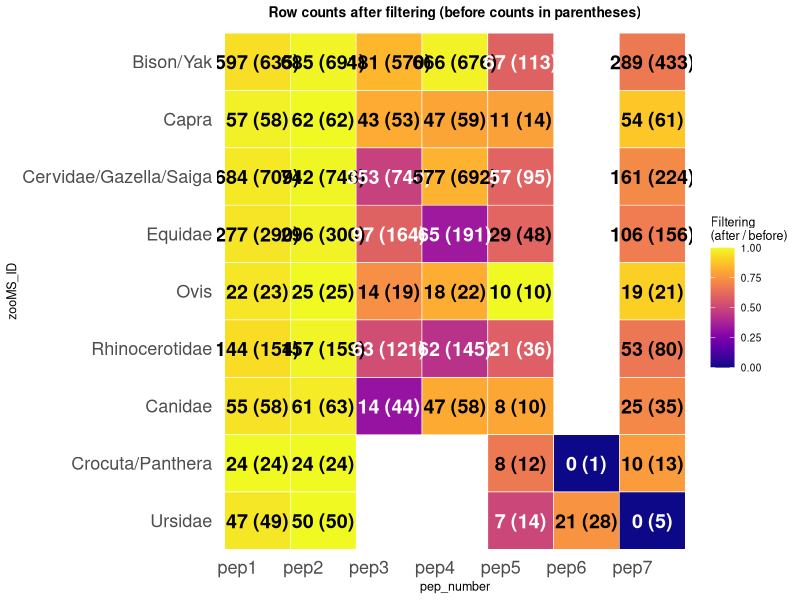
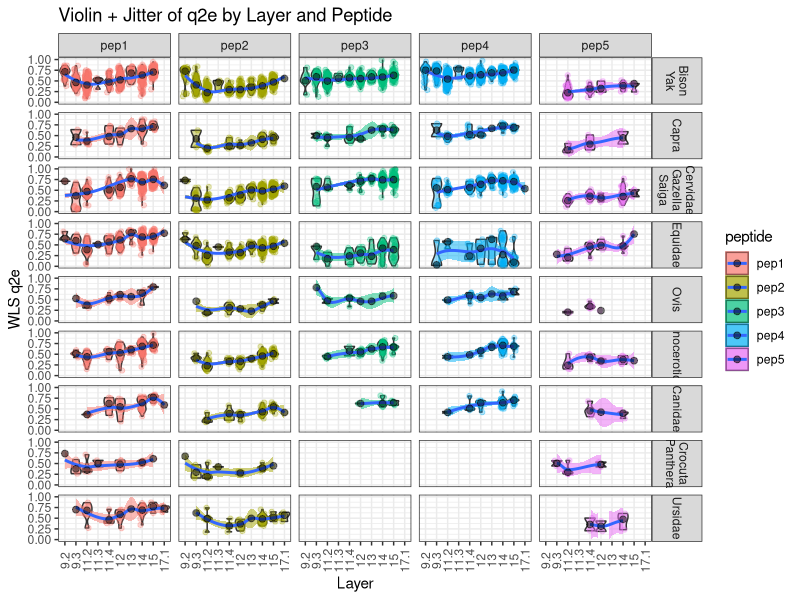
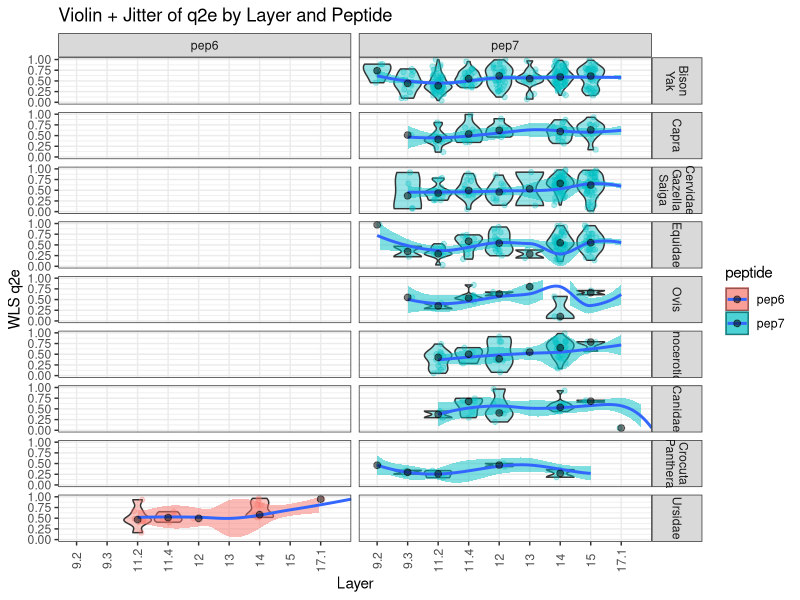
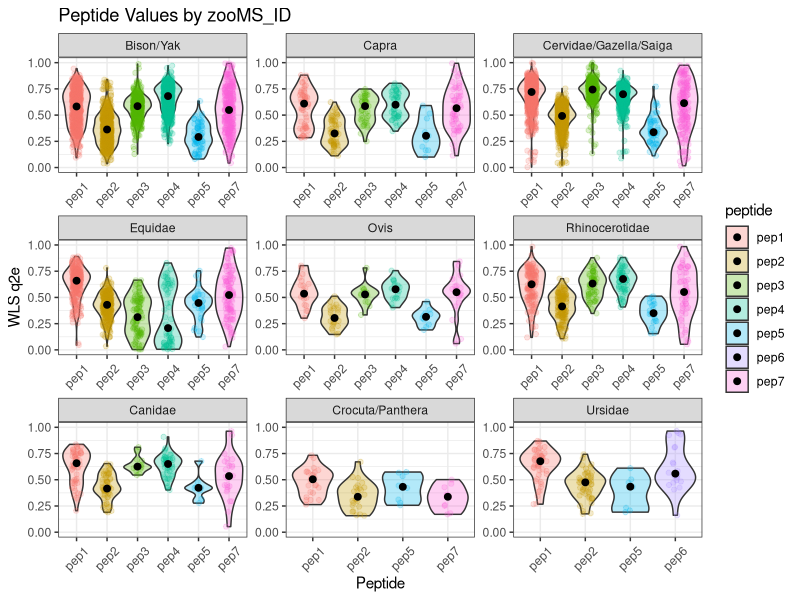
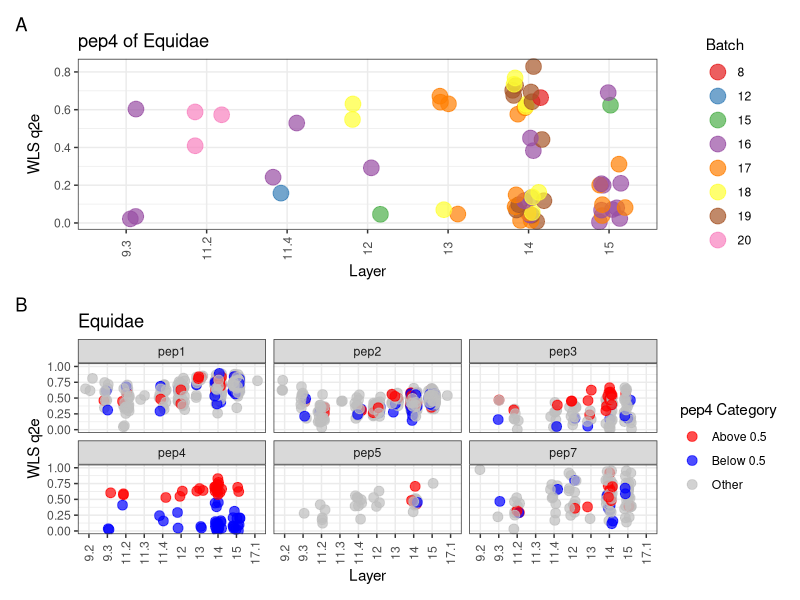
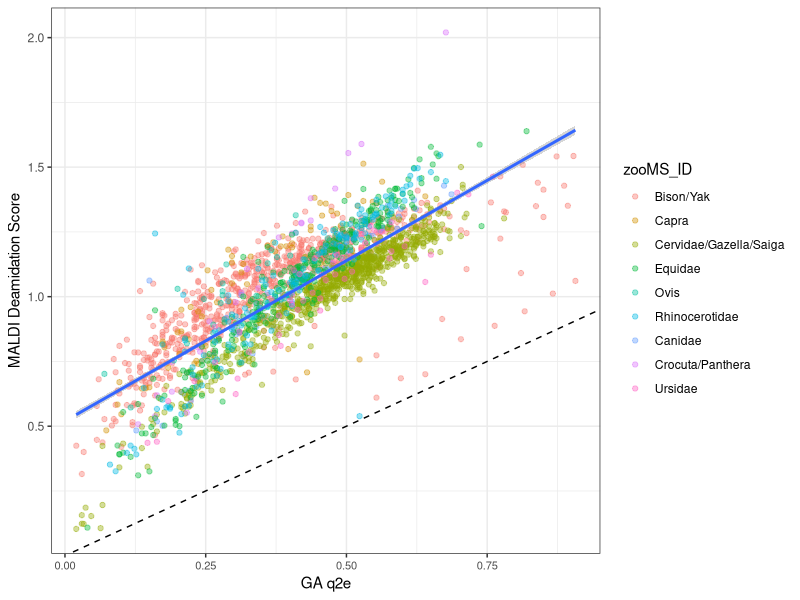
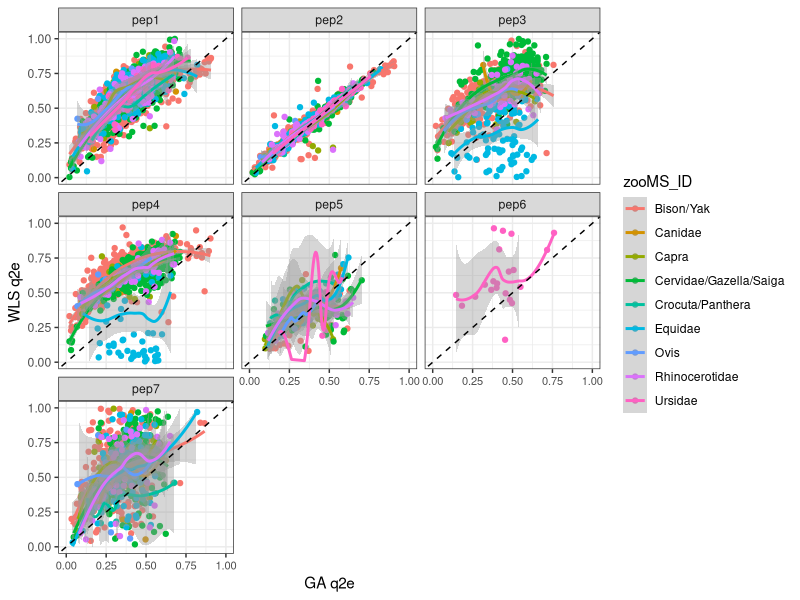
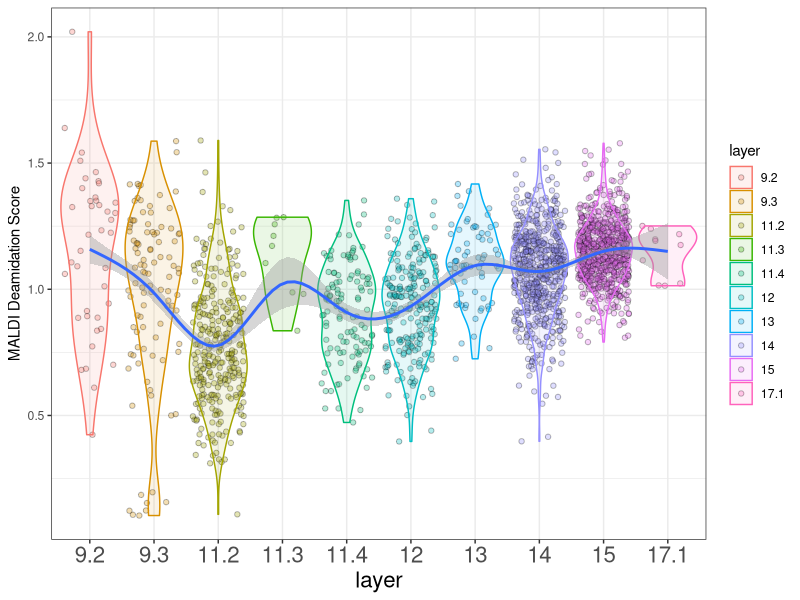

Write the R code that produced these figures, in order.

library(tidyverse)   
library(viridis)  
library(ggplot2)
library(dplyr)
library(readr)
library(patchwork)  
library(tidyr)
library(ggpubr)     
library(rstatix)     
library(cowplot)
library(forcats)
library(here)

# ================================================================
# Read in data
# ================================================================

q2e_vals_per_sample = read_csv(here('data/q2e_per_sample.csv'))
q2e_vals_per_sample_filtered = read_csv(here('data/q2e_per_sample_filtered.csv'))

mds_data = read_csv(here('data/mds_data.csv')) %>%
  mutate(layer = factor(layer, levels=sort(unique(layer))))
q2e_data = read_csv(here('data/q2e_data.csv')) %>%
  mutate(layer = factor(layer, levels=sort(unique(layer))))
q2e_mds_data = read_csv(here('data/q2e_mds_data.csv'))

# ================================================================
# Heat-map of row counts after filtering (before counts in parentheses)
# ================================================================
df_before <- q2e_vals_per_sample
df_after  <- q2e_vals_per_sample_filtered


needed <- c("zooMS_ID", "pep_number")
stopifnot(all(needed %in% names(df_before)),
          all(needed %in% names(df_after)))

counts_before <- df_before %>%
  count(zooMS_ID, pep_number, name = "count_before")

counts_after <- df_after %>%
  count(zooMS_ID, pep_number, name = "count_after")


df <- counts_before %>%
  full_join(counts_after, by = c("zooMS_ID", "pep_number")) %>%
  mutate(
    count_before = as.integer(replace_na(count_before, 0)),
    count_after  = as.integer(replace_na(count_after,  0))
  ) %>%
  arrange(zooMS_ID, pep_number)


df <- df %>%
  mutate(
    retention  = count_after / if_else(count_before == 0, NA_real_, count_before),
    label_text = paste0(count_after, " (", count_before, ")")
  )


tail_species <- c("Canidae", "Crocuta/Panthera", "Ursidae")


other_species <- df %>%
  distinct(zooMS_ID) %>%
  pull(zooMS_ID) %>%
  setdiff(tail_species)
other_species <- other_species[order(tolower(other_species))]

zoo_levels <- c(other_species, tail_species)


df <- df %>%
  mutate(
    zooMS_ID   = factor(zooMS_ID, levels = zoo_levels),
    pep_number = factor(pep_number, levels = sort(unique(pep_number)))
  )


df <- df %>%
  mutate(text_col = if_else(replace_na(retention, 0) > 0.6, "black", "white"))


ggplot(df, aes(x = pep_number, y = zooMS_ID, fill = retention)) +
  geom_tile(color = "white", linewidth = 0.2) +
  geom_text(aes(label = label_text, colour = text_col),
            size = 5, fontface = "bold") +
  scale_fill_viridis(
    name   = "Filtering\n(after / before)",
    option = "C",
    limits = c(0, 1),
    na.value = "#f0f0f0"
  ) +
  scale_colour_identity() +
  # Reverse y-axis to match zoo_levels top-to-bottom
  scale_y_discrete(limits = rev(zoo_levels)) +
  labs(
    x = "pep_number",
    y = "zooMS_ID",
    title = "Row counts after filtering (before counts in parentheses)"
  ) +
  theme_minimal(base_size = 9) +
  theme(
    axis.text.x = element_text(angle = 0, hjust = 1, size = 13),
    axis.text.y = element_text(angle = 0, hjust = 1, size = 13),
    panel.grid  = element_blank(),
    plot.title  = element_text(size = 10, face = "bold", hjust = 0.5)
  )


# ================================================================
# wls q2e all species all layer facet grid
# ================================================================
q2e_wide <- q2e_mds_data %>%
  select(sample, pep_number, q2e) %>%
  pivot_wider(names_from = pep_number, values_from = q2e)


pep_cols <- setdiff(names(q2e_wide), "sample")
pep_cols <- pep_cols[order(parse_number(pep_cols), na.last = TRUE)]
q2e_wide <- q2e_wide %>% select(sample, all_of(pep_cols))


data <- mds_q2e_merged <- mds_data %>% left_join(q2e_wide, by = "sample")


# Select relevant columns for the plot
peptide_columns <- c('pep1', 'pep2', 'pep3', 'pep4', 'pep5', 'pep6', 'pep7')

# Reshape the data for easier plotting


long_data <- data %>%
  select(layer, sample, batch, plate, Q2E, zooMS_ID, all_of(peptide_columns)) %>%
  pivot_longer(cols = all_of(peptide_columns), names_to = "peptide", values_to = "value") %>%
  drop_na(value)

# Reorder zooMS_ID to move "Crocuta/Panthera" and "Ursidae" to the end
long_data$zooMS_ID <- factor(long_data$zooMS_ID, 
                             levels = c(setdiff(unique(long_data$zooMS_ID), 
                                                c('Canidae', "Crocuta/Panthera", "Ursidae")), 
                                        'Canidae', "Crocuta/Panthera", "Ursidae"))

# Set the layer order for a consistent x-axis
long_data$layer <- factor(long_data$layer, levels = sort(unique(data$layer)))

# Set the peptide order as requested
long_data$peptide <- factor(long_data$peptide, levels = c('pep1', 'pep2', 'pep3', 'pep4', 'pep5', 'pep6', 'pep7'))

# Function to modify facet labels
facet_labeller = function(variable, value) {
  if (variable=='zooMS_ID') {
    return(str_replace_all(value, '/', '\n'))
  } else {
    return(value)
  }
}

# Generate the plot with both violin and scatter overlay
long_data %>% dplyr::filter(!peptide %in% c('pep6', 'pep7')) %>%
  ggplot(aes(x = layer, y = value, fill = peptide)) +
    geom_violin(scale = "width", alpha = 0.4, drop=T) +
    geom_jitter(aes(color = peptide), width = 0.2, alpha = 0.3) +
    geom_smooth(aes(x=as.numeric(layer), y=value), alpha=0.5) +
    stat_summary(fun = median, geom = "point", size = 2, colour = "black", alpha=0.5) +
    facet_grid(zooMS_ID ~ peptide, scales = "fixed", labeller=facet_labeller) +  # 只保留一个 facet
    theme_bw() +
    theme(axis.text.x = element_text(angle = 90, vjust = 0.5)) +
    labs(
      title = "Violin + Jitter of q2e by Layer and Peptide",
      x = "Layer",
      y = "WLS q2e"
    ) +
    scale_y_continuous(limits = c(0, 1))


long_data %>% dplyr::filter(peptide %in% c('pep6', 'pep7')) %>%
  ggplot(aes(x = layer, y = value, fill = peptide)) +
  geom_violin(scale = "width", alpha = 0.4, drop=T) +
  geom_jitter(aes(color = peptide), width = 0.2, alpha = 0.3) +
  geom_smooth(aes(x=as.numeric(layer), y=value), alpha=0.5) +
  stat_summary(fun = median, geom = "point", size = 2, colour = "black", alpha=0.5) +
  facet_grid(zooMS_ID ~ peptide, scales = "fixed", labeller=facet_labeller) +  # 只保留一个 facet
  theme_bw() +
  theme(axis.text.x = element_text(angle = 90, vjust = 0.5)) +
  labs(
    title = "Violin + Jitter of q2e by Layer and Peptide",
    x = "Layer",
    y = "WLS q2e"
  ) +
  scale_y_continuous(limits = c(0, 1))


# ================================================================
# wls q2e only by species violin
# ================================================================

# Create a plot ignoring the layer and breaking up by zooMS_ID
ggplot(long_data, aes(x = peptide, y = value, fill = peptide)) +
  geom_violin(scale = "width", alpha = 0.3) + # Violin plot for distribution
  geom_jitter(aes(color = peptide), width = 0.15, alpha = 0.2) + # Add jitter for points
  stat_summary(fun = median, geom = "point", size = 2, colour = "black") +
  facet_wrap(~ zooMS_ID, scales = "free") + # Break up by zooMS_ID
  theme_bw() +
  theme(axis.text.x = element_text(angle = 45, vjust = 0.5)) +
  labs(title = "Peptide Values by zooMS_ID",
       x = "Peptide",
       y = "WLS q2e") +
  scale_y_continuous(limits = c(0, 1))


# ================================================================
# equidae
# ================================================================
# Split the data: one excluding Equidae, one including only Equidae
long_data <- data %>%
  select(layer, sample, batch, plate, Q2E, zooMS_ID, all_of(peptide_columns)) %>%
  pivot_longer(cols = all_of(peptide_columns), names_to = "peptide", values_to = "value") %>%
  drop_na(value)


data_excl_equidae <- long_data %>% filter(zooMS_ID != "Equidae")
data_equidae_only <- long_data %>% filter(zooMS_ID == "Equidae")




# ---- PLOT 1: Only Equidae by batch ----

pep4_filtered <- data_equidae_only %>%
  filter(peptide == "pep4" & !is.na(value))

# Add a category column
pep4_filtered <- pep4_filtered %>%
  mutate(category = ifelse(value > 0.5, "Above 0.5", "Below 0.5"))

# Arrange data by layer and value
pep4_filtered <- pep4_filtered %>%
  arrange(layer, value)

# Print table
print(pep4_filtered)

# Optionally save the table as a CSV file
write.csv(pep4_filtered, "pep4_above_below_0.5.csv", row.names = FALSE)


pep4_filtered$batch <- as.factor(pep4_filtered$batch)

# Generate the scatter plot
pep4_equidae_plot = ggplot(pep4_filtered, aes(x = layer, y = value, color = batch)) +
  geom_jitter(width = 0.2, alpha = 0.7, size = 5) +  # Jitter to avoid overlap
  theme_bw() +
  theme(axis.text.x = element_text(angle = 90, vjust = 0.5)) +
  labs(title = "pep4 of Equidae",
       x = "Layer",
       y = "WLS q2e",
       color = "Batch") +
  scale_color_brewer(palette = "Set1")  # Use a color-friendly palette




# ---- PLOT 2: Only Equidae grouping mapping back to all peptides ----

color_coding <- pep4_filtered %>%
  select(sample, value) %>%
  mutate(category = ifelse(value > 0.5, "Above 0.5", "Below 0.5"))

# Step 2: Merge color categories into the full dataset
data_colored <- data_equidae_only %>%
  left_join(color_coding, by = "sample") %>%
  mutate(category = replace_na(category, "Other"))  # Fill missing categories

# Debugging: Check if value column exists after merge
print(colnames(data_colored))

# Step 3: Ensure 'category' is a factor
data_colored$category <- as.factor(data_colored$category)

# Step 4: Plot all peptides with consistent coloring from pep5
wls_q2e_vs_layer_all_pep = ggplot(data_colored, aes(x = layer, y = value.x, color = category)) +
  geom_jitter(width = 0.2, alpha = 0.7, size = 3) +  # Scatter plot points
  facet_wrap(~ peptide) +  # Facet for each peptide
  scale_color_manual(values = c("Above 0.5" = "red", "Below 0.5" = "blue", "Other" = "gray")) +  
  theme_bw() +
  theme(axis.text.x = element_text(angle = 90, vjust = 0.5)) +
  labs(title = "Equidae",
       x = "Layer",
       y = "WLS q2e",
       color = "pep4 Category")+
  scale_y_continuous(limits = c(0, 1))


wls_q2e_vs_layer_combined <- pep4_equidae_plot/wls_q2e_vs_layer_all_pep + plot_annotation(tag_levels = 'A')
wls_q2e_vs_layer_combined


# ------------------------------------------------
# MDS 
# ------------------------------------------------

x_labels = levels(mds_data$layer)
x_lab_alt = levels(mds_data$layer)
x_lab_alt[seq(2, 10, 2)] = paste0('\n', x_labels[seq(2, 10, 2)])


tail_species <- c("Canidae", "Crocuta/Panthera", "Ursidae")

mds_data$zooMS_ID <- factor(
  mds_data$zooMS_ID,
  levels = c(
    sort(setdiff(unique(mds_data$zooMS_ID), tail_species)),  # 其余物种 A→Z
    tail_species                                             # 固定尾部 3 个
  )
)

#MDS vs GA q2e
ggplot(mds_data) +
  geom_point(aes(x = GA_q2e, y = MDS.Model, color = zooMS_ID), alpha = 0.4) +
  geom_smooth(method = "lm", aes(x = GA_q2e, y = MDS.Model)) +
  geom_abline(intercept = 0, slope = 1, linetype = "dashed", color = "black") + 
  xlab('GA q2e') + 
  ylab('MALDI Deamidation Score') +
  theme_bw() +
  theme(axis.text.x = element_text(size = 8))


#wls q2e vs GA q2e
ggplot(q2e_data) +
  geom_point(aes(x=GA_q2e, y=q2e, color=zooMS_ID)) +
  geom_smooth(aes(x=GA_q2e, y=q2e, color=zooMS_ID)) +
  geom_abline(intercept = 0, slope = 1, linetype = "dashed", color = "black") +
  ylab('WLS q2e') + xlab('GA q2e') +
  ylim(0,1) + xlim(0,1) +
  facet_wrap(~pep_number) +
  theme_bw() +
  theme(axis.text.x.bottom = element_text(size=8))



#MDS vs layer
ggplot(mds_data) +
  geom_jitter(aes(x=as.numeric(layer), y=MDS.Model, fill=layer), shape=21, alpha=0.3) +
  geom_violin(aes(x=as.numeric(layer), y=MDS.Model, fill=layer, color=layer), scale='width', alpha=0.1) +
  geom_smooth(aes(x=as.numeric(layer), y=MDS.Model)) +
  scale_x_discrete(limits=levels(mds_data$layer), labels=x_labels, name='layer') +
  ylab('MALDI Deamidation Score') +
  theme_bw() +
  theme(axis.title.x.bottom = element_text(size=16),
        axis.text.x.bottom = element_text(size=16))


#GA q2e vs layer 
ggplot(mds_data) +
  geom_jitter(aes(x=layer, y=GA_q2e, fill=layer), shape=21, alpha=0.3) +
  geom_violin(aes(x=layer, y=GA_q2e, fill=layer, color=layer), scale='width', alpha=0.1) +
  geom_smooth(aes(x=as.numeric(layer), y=GA_q2e)) +
  scale_x_discrete(limits=levels(mds_data$layer), labels=x_lab_alt, name='layer') +
  scale_y_continuous(minor_breaks = NULL) +
  ylab('GA q2e') +
  theme_bw() +
  theme(axis.title.x.bottom = element_text(size=16),
        axis.text.x.bottom = element_text(size=12),
        strip.text.x = element_text(size=12))







# ------------------------------------------------
# layer 11.2-15, WLS
# ------------------------------------------------


df <- mds_q2e_merged

layers   <- c(11.2, 11.3, 11.4, 12, 13, 14, 15)   
peptides <- c("pep1", "pep2")

id_by <- "Bison/Yak"
id_cg <- "Cervidae/Gazella/Saiga"
id_eq <- "Equidae"  

plot_df_all <- df |>
  dplyr::filter(layer %in% layers,
                zooMS_ID %in% c(id_by, id_cg, id_eq)) |>
  tidyr::pivot_longer(all_of(peptides), names_to = "peptide", values_to = "value") |>
  tidyr::drop_na(value) |>
  dplyr::mutate(
    layer    = factor(layer, levels = layers, ordered = TRUE),
    peptide  = factor(peptide, levels = peptides),
    zooMS_ID = factor(zooMS_ID, levels = c(id_by, id_cg, id_eq))
  )


y_limits_pep1 <- c(-0.05, 1.05)  
y_limits_pep2 <- c(-0.05, 0.85)  


make_violin <- function(dat, pep, y_limits) {
  
  dat_pep_plot <- dat |> dplyr::filter(peptide == pep)                    
  dat_pep_stat <- dat_pep_plot |> dplyr::mutate(layer = forcats::fct_drop(layer))  
  do_stats <- nlevels(dat_pep_stat$layer) >= 2
  
  kw_p <- if (do_stats) rstatix::kruskal_test(dat_pep_stat, value ~ layer)$p else NA_real_
  
  pw_sig <- tibble::tibble()
  if (do_stats) {
    lvl <- levels(dat_pep_stat$layer)
    adj_pairs <- tibble::tibble(group1 = head(lvl, -1), group2 = tail(lvl, -1))
    
    pw <- rstatix::pairwise_wilcox_test(dat_pep_stat, value ~ layer,
                                        p.adjust.method = "bonferroni") |>
      dplyr::semi_join(adj_pairs, by = c("group1","group2")) |>
      dplyr::mutate(
        p.signif = dplyr::case_when(
          p.adj < 0.001 ~ "***",
          p.adj < 0.01  ~ "**",
          p.adj < 0.05  ~ "*",
          TRUE          ~ "ns"
        )
      )
    
    pw_sig <- pw |> dplyr::filter(p.adj < 0.05)
    if (nrow(pw_sig) > 0) {
      y_base <- y_limits[2] - 0.05   
      step   <- 0.02                
      pw_sig <- pw_sig |>
        dplyr::mutate(y.position = y_base - step * (dplyr::row_number() - 1))
    }
  }
  
  p <- ggplot2::ggplot(dat_pep_plot, ggplot2::aes(layer, value, fill = layer)) +
    ggplot2::geom_violin(alpha = .25, width = .9, trim = FALSE, colour = NA) +
    ggplot2::geom_boxplot(width = 0.20, outlier.shape = NA,
                          colour = "#555555", fill = "white", alpha = 0.9) +
    ggplot2::geom_text(
      data = dat_pep_plot |> dplyr::add_count(layer) |> dplyr::distinct(layer, n),
      ggplot2::aes(layer, y_limits[1] + 0.04 * diff(y_limits), label = paste0("n=", n)),
      inherit.aes = FALSE
    ) +
    ggplot2::coord_cartesian(ylim = y_limits, expand = FALSE) +
    ggplot2::scale_x_discrete(drop = FALSE) +             
    ggplot2::scale_y_continuous(breaks = seq(0, 1, by = 0.2)) +
    scale_fill_viridis_d(
      option = "cividis", begin = 0.1, end = 0.95,
      limits = levels(plot_df_all$layer), drop = FALSE
    ) +
    ggplot2::labs(
      x = "Layer", y = "WLS q2e",
      title    = paste0(pep, " — ", unique(dat_pep_plot$zooMS_ID)),
      subtitle = if (is.na(kw_p)) "Kruskal-Wallis: NA )"
      else paste0("Kruskal-Wallis p = ", formatC(kw_p, format = "e", digits = 2))
    ) +
    ggplot2::theme_bw(base_size = 12) +
    ggplot2::theme(
      legend.position = "right",
      panel.grid.major = ggplot2::element_line(colour = "grey92", linewidth = 0.3),
      panel.grid.minor = ggplot2::element_blank()
    )
  
  if (nrow(pw_sig) > 0) {
    p <- p + ggpubr::stat_pvalue_manual(
      pw_sig, label = "p.signif",
      inherit.aes = FALSE, tip.length = 0.01, size = 4
    )
  }
  p
}


dat_BY <- plot_df_all |> dplyr::filter(zooMS_ID == id_by)
dat_CG <- plot_df_all |> dplyr::filter(zooMS_ID == id_cg)
dat_EQ <- plot_df_all |> dplyr::filter(zooMS_ID == id_eq)


p11 <- make_violin(dat_BY, "pep1", y_limits_pep1)  
p12 <- make_violin(dat_BY, "pep2", y_limits_pep2) 
p21 <- make_violin(dat_EQ, "pep1", y_limits_pep1)  
p22 <- make_violin(dat_EQ, "pep2", y_limits_pep2)  
p31 <- make_violin(dat_CG, "pep1", y_limits_pep1)  
p32 <- make_violin(dat_CG, "pep2", y_limits_pep2)  


p12 <- p12 + theme(axis.title.y = element_blank())
p22 <- p22 + theme(axis.title.y = element_blank())
p32 <- p32 + theme(axis.title.y = element_blank())


leg <- cowplot::get_legend(
  ggplot2::ggplot(plot_df_all, ggplot2::aes(layer, value)) +
    ggplot2::geom_violin(ggplot2::aes(fill = layer), alpha = .6, colour = NA) +
    scale_fill_viridis_d(
      option = "cividis", begin = 0.1, end = 0.95,
      limits = levels(plot_df_all$layer), drop = FALSE
    ) +
    ggplot2::theme_minimal() +
    ggplot2::theme(
      legend.position   = "right",
      legend.box.margin = ggplot2::margin(0, 6, 0, 6, unit = "mm"),
      plot.margin       = ggplot2::margin(0, 0, 0, 0, unit = "mm")
    )
)


p11_nl <- p11 + theme(legend.position = "none")
p12_nl <- p12 + theme(legend.position = "none")
p21_nl <- p21 + theme(legend.position = "none")
p22_nl <- p22 + theme(legend.position = "none")
p31_nl <- p31 + theme(legend.position = "none")
p32_nl <- p32 + theme(legend.position = "none")


left_grid <- cowplot::plot_grid(
  p11_nl, p12_nl,
  p21_nl, p22_nl,
  p31_nl, p32_nl,
  ncol = 2, labels = c("A","B","C","D","E","F"), align = "hv"
)

final_fig <- cowplot::plot_grid(
  left_grid, leg, ncol = 2, rel_widths = c(1, 0.28)
)
final_fig






















